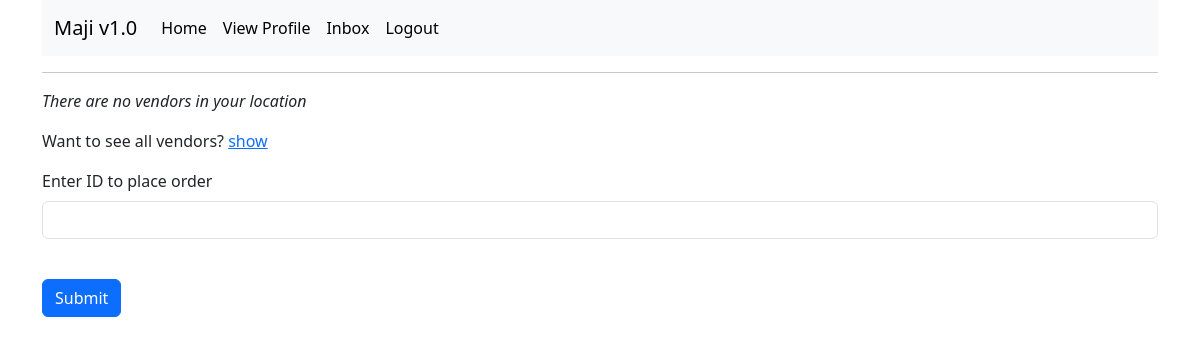
The page /order/all (signed in) on the database as committed earlier.
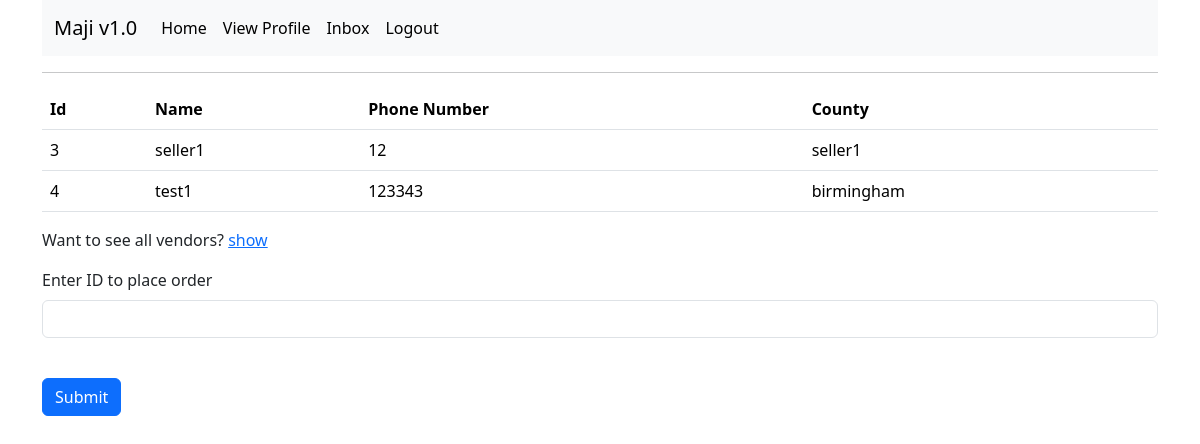
The same page on the database as committed later.
### app/models.py (models this page shows, shortened)
class Users(UserMixin, db.Model):
    id = db.Column(db.Integer, primary_key=True)
    username = db.Column(db.String(50), index=True)
    email = db.Column(db.String(120), index=True, unique=True)
    county = db.Column(db.String(30))
    phone_number = db.Column(db.String(13))
    password_hash = db.Column(db.String(128))
    type = db.Column(db.String(10))
    profile_pic = db.Column(db.String(40), nullable=False, default="default.jpg")
    orderee = db.relationship("Order", foreign_keys='Order.buyer_name', backref='purchaser', lazy="dynamic")
    ordered_to = db.relationship("Order", foreign_keys='Order.seller_id', cascade="all, delete-orphan", backref='seller', lazy="dynamic")

### app/main/routes.py (the view, shortened to what this page needs)
@bp.route('/order/<county>', methods=['GET', 'POST'])
@login_required
def place_order(county):
    if county == 'all':
        sellers = Users.query.filter_by(type="seller").all()
    else:
        sellers = Users.query.filter_by(type="seller").filter_by(county=county).all()
    """if len(sellers) == 0:
        sellers = Users.query.filter_by(type=2).all()"""
    form = PlaceOrderForm()
    return render_template('place_order.html', form=form, sellers=sellers)

### app/main/forms.py
class PlaceOrderForm(FlaskForm):
    id = StringField('Enter ID to place order', validators=[DataRequired()])
    submit = SubmitField('Submit')

### app/models.py (called while the page is built)
@login.user_loader
def Load_user(id):
    return Users.query.get(int(id))

### app/templates/place_order.html (shortened to what this page needs)
{% extends 'base.html' %}
{% block content %}
	{% if sellers|length > 0 %}
	<table class="table">
		<tr>
			<th scope="col">Id</th>
			<th scope="col">Name</th>
			<th scope="col">Phone Number</th>
			<th scope="col">County</th>
		</tr>
		{% for seller in sellers %}
		<tr>
			<td scope="row">{{ seller.id }}</td>
			<td>{{ seller.username }}</td>
			<td>{{ seller.phone_number }}</td>
			<td>{{ seller.county }}</td>
		</tr>
		{% endfor %}
	</table>
	{% else %}
		<p><i>There are no vendors in your location</i></p>
	{% endif %}
	<p>Want to see all vendors? <a href="{{ url_for("main.place_order", county="all") }}">show</a></p>
	<form action='' method='post'>
	<p>
		{{ form.id.label(class="form-label") }}<br>
		{{ form.id(class="form-control") }}<br>
	</p>
	<p>{{ form.submit(class="btn btn-primary") }}</p>
	</form>
{% endblock %}

### app/templates/base.html (shortened to what this page needs)
<!doctype html>
<html lang="en">
	<head>
		<link href="https://cdn.jsdelivr.net/npm/bootstrap@5.3.3/dist/css/bootstrap.min.css" rel="stylesheet">
	</head>
	<body>
		<div class="container">
			{% include 'nav.html' %}
			<hr>
			{% block content %}
			{% endblock %}
		</div>
	</body>
</html>

### app/templates/nav.html (shortened to what this page needs)
<nav class="navbar navbar-expand-lg bg-body-tertiary">
	<div class="container-fluid">
		<a class="navbar-brand" href="#">Maji v1.0</a>
		<div class="collapse navbar-collapse" id="navbarSupportedContent">
			<ul class="navbar-nav me-auto mb-2 mb-lg-0">
				{% if current_user.is_anonymous %}
				<li class="nav-item"><a class="nav-link active" aria-current="page" href="{{ url_for("auth.login") }}">Login</a></li>
				<li class="nav-item"><a class="nav-link active" aria-current="page" href="{{ url_for("auth.register") }}">Register</a></li>
				{% else %}
				{% if current_user.email == "admin@admin.com" %}
				<li class="nav-item"><a class="nav-link active" aria-current="page" href="{{ url_for("main.admin") }}">Home</a></li>
				{% else %}
				<li class="nav-item"><a class="nav-link active" aria-current="page" href="{{ url_for("main.home") }}">Home</a></li>
				{% endif %}
				<li class="nav-item"><a class="nav-link active" aria-current="page" href="{{ url_for("main.profile") }}">View Profile</a></li>
				<li class="nav-item"><a class="nav-link active" aria-current="page" href="{{ url_for("main.inbox") }}">Inbox</a></li>
				<li class="nav-item"><a class="nav-link active" aria-current="page" href="{{ url_for("auth.logout") }}">Logout</a></li>
				{% endif %}
			</ul>
		</div>
	</div>
</nav>

Rows that differ between the two databases and show on the page:
added Users: id "3", username "seller1", phone_number "12", county "seller1"
added Users: id "4", username "test1", phone_number "123343", county "birmingham"
Other text that changed with them:
text no longer shown: "There are no vendors in your location"
text now shown: "Id Name Phone Number County"
